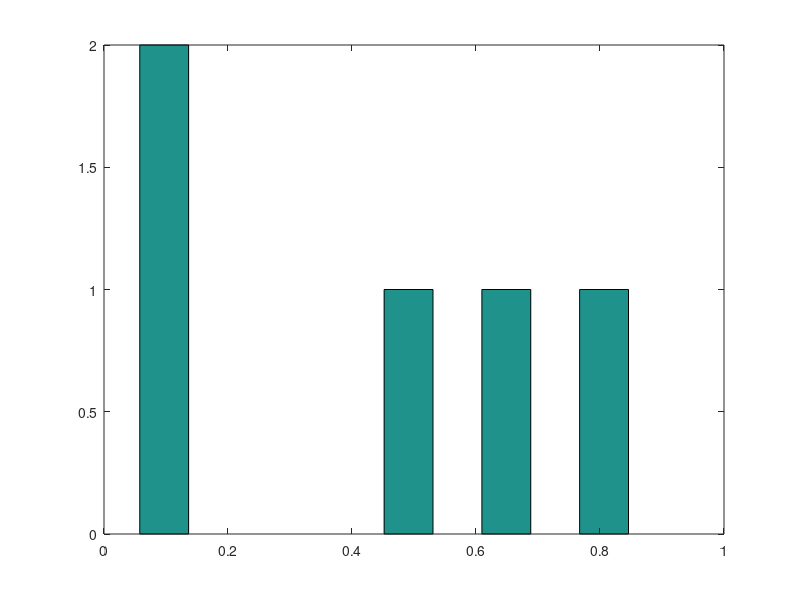
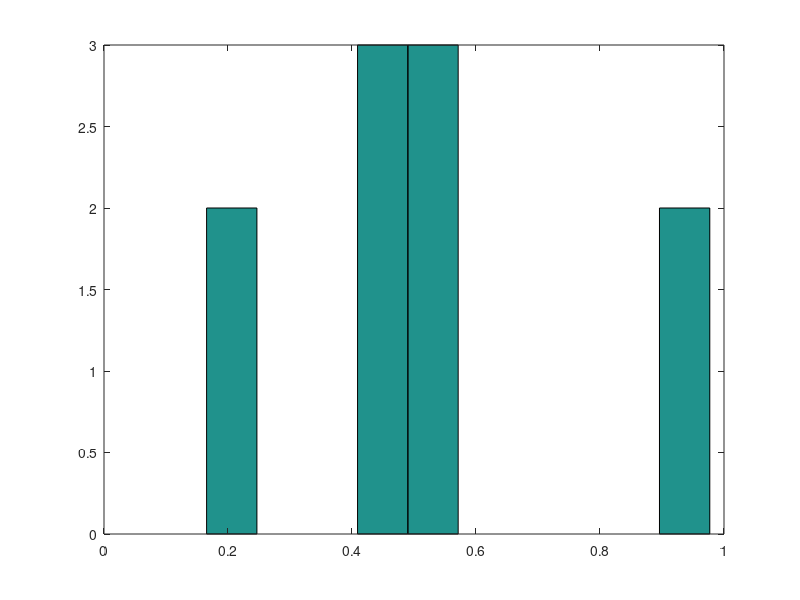
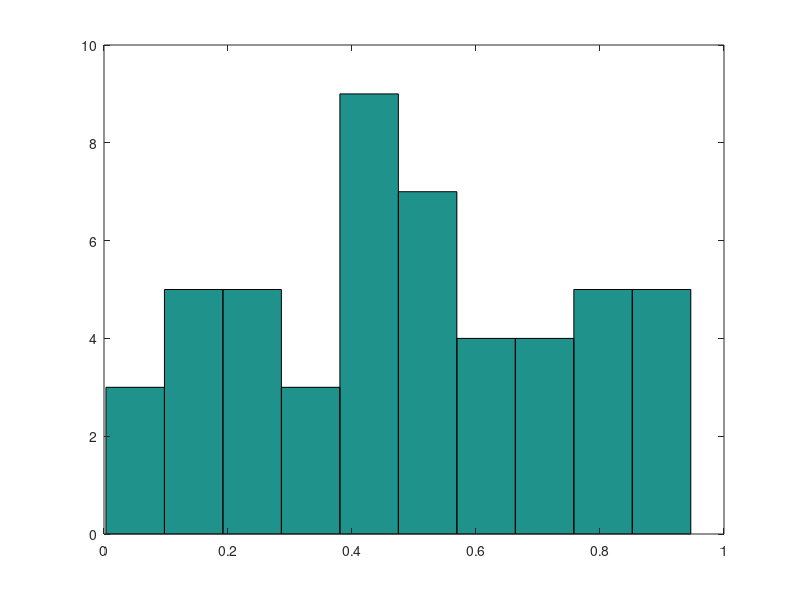
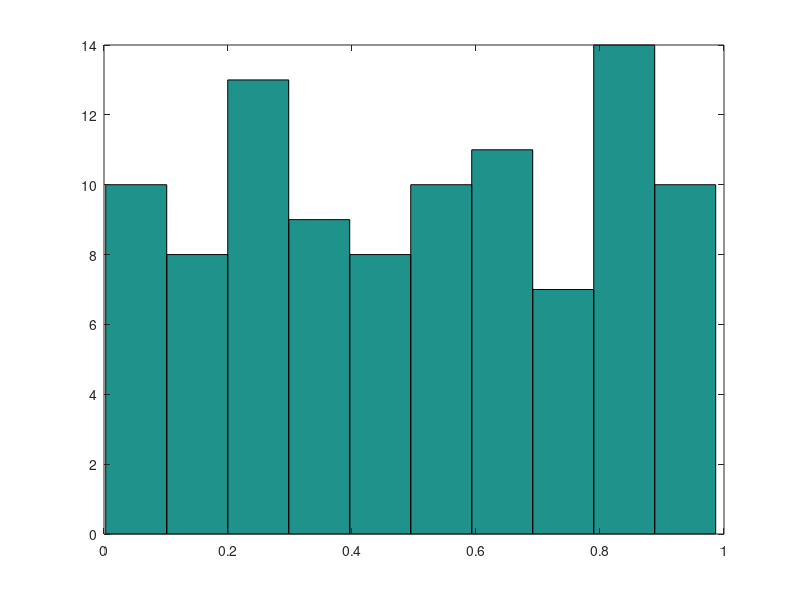

The MATLAB script that drew these images, in order: (Note: this script raises an error after producing the figures.)
% Sum N uniform random variable. Plot histogram of sum for
% N = 5, 10, 50, 100.

A1 = rand([1 5]);
A2 = rand([1 10]);
A3 = rand([1 50]);
A4 = rand([1 100]);

figure(1); (hist(A1));
figure(2); (hist(A2));
figure(3); (hist(A3));
figure(4); (hist(A4));

% Use the delay profile from 5G ETSI document Table 7-7-2.1 TDL-A
% page 64 to generate a channel Rayleigh fading channel. Use Matlab
% rayleighchan(). Use fd=0 and delay spread 100ns.

chan = rayleighchan(100, 0);

% Show that the channel is indeed Rayleigh by plotting histogram of
% magnitude of channel gains.

% Use histogram to show that the channel gain is Gaussian.


